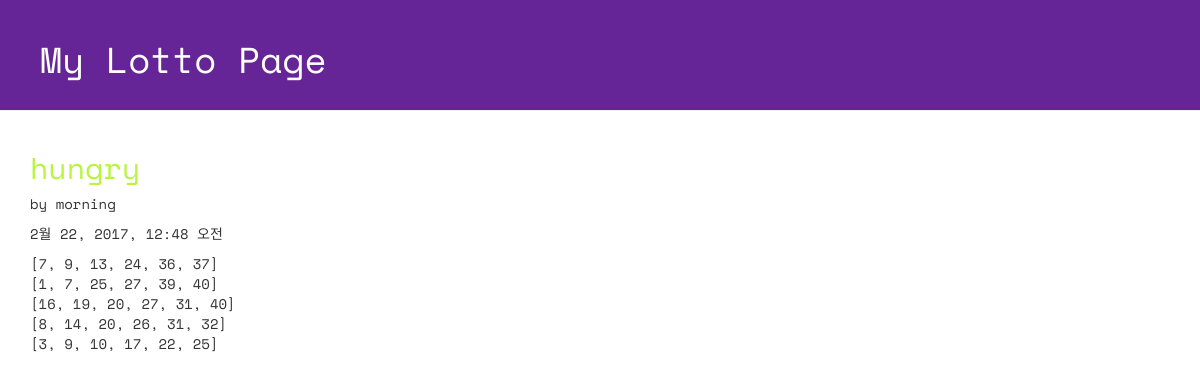
Page /lotto/2/detail/ on the committed database.
### lotto/models.py (models this page shows, shortened)
class GuessNumbers(models.Model):
    name = models.CharField(max_length = 24)
    lottos = models.CharField(max_length = 255, default = '[1, 2, 3, 4, 5, 6]')
    text = models.CharField(max_length = 255)
    num_lotto = models.IntegerField(default = 5)
    update_date = models.DateTimeField()

### lotto/views.py (the view)
# urls.py: url(r'^lotto/(?P<lottokey>[0-9]+)/detail/$', views.detail, name='detail'),
def detail(request, lottokey):
    lotto = GuessNumbers.objects.get(pk = lottokey)
    return render(request, 'lotto/detail.html', {"lotto": lotto})

### lotto/templates/lotto/detail.html (shortened to what this page needs)
<!DOCTYPE html>
{% load staticfiles %}
<html lang="ko">
<head>
  <link rel="stylesheet" href="//maxcdn.bootstrapcdn.com/bootstrap/3.2.0/css/bootstrap.min.css">
  <link rel="stylesheet" href="//maxcdn.bootstrapcdn.com/bootstrap/3.2.0/css/bootstrap-theme.min.css">
  <link rel="stylesheet" href="{% static 'css/lotto.css'%}">
</head>
<body>
  <div class="page-header">
  <h1>My Lotto Page</h1>
  </div>
  <div class="container lotto">
    <h2>{{lotto.text}}</h2>
    <p> by {{lotto.name}}</p>
    <p> {{lotto.update_date}}</p>
    <p> {{lotto.lottos|linebreaksbr}}</p>
  </div>
</body>
</html>

### lotto/static/css/lotto.css (style rules this page uses)
.page-header { background-color: #652596; margin-top: 0; padding: 20px 20px 20px 40px; font-family: 'Space Mono', monospace; }
.page-header h1 { color: #FFFFFF; }
.container { font-family: 'Space Mono', monospace; }
.container h2 { color: #b9f442; }

### rows in the picture
GuessNumbers: text "hungry", name "morning", update_date "2월 22, 2017, 12:48 오전", lottos "[7, 9, 13, 24, 36, 37] [1, 7, 25, 27, 39, 40] [16, 19, 20, 27, 31, 40] [8, 14, 20, 26, 31, 32] [3, 9, 10, 17, 22, 25]"
